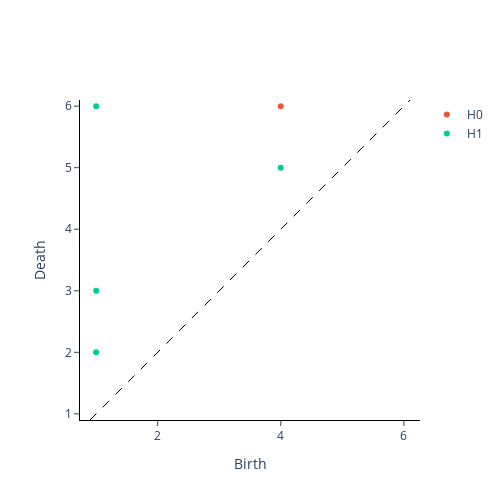

Here is the notebook cell this chart was saved with:
### Code cell
# Find Cubical Persistence

Density = np.array([Density])
cubical_persistence = CubicalPersistence(n_jobs=-1, reduced_homology=True)
Persistence = cubical_persistence.fit_transform(Density)

filtered = Filtering(epsilon=10 ** -2)
Filtered_Persistence = filtered.fit_transform(Persistence)
plot = filtered.plot(Filtered_Persistence)
plot.show()

### Figure 1 — Plotly figure (JSON) as saved in the notebook; plotly's stock layout.template omitted (floating-point values rounded to 4 significant figures)
{"data": [{"hoverinfo": "none", "line": {"color": "black", "dash": "dash", "width": 1}, "mode": "lines", "showlegend": false, "type": "scatter", "x": [0.9, 6.1], "y": [0.9, 6.1]}, {"hoverinfo": "text", "hovertext": ["(4.0, 6.0)"], "mode": "markers", "name": "H0", "type": "scatter", "x": [4], "y": [6]}, {"hoverinfo": "text", "hovertext": ["(1.0, 6.0)", "(1.0, 3.0)", "(1.0, 2.0)", "(4.0, 5.0)"], "mode": "markers", "name": "H1", "type": "scatter", "x": [1, 1, 1, 4], "y": [6, 3, 2, 5]}], "layout": {"height": 500, "plot_bgcolor": "white", "width": 500, "xaxis": {"autorange": false, "exponentformat": "e", "linecolor": "black", "linewidth": 1, "mirror": false, "range": [0.9, 6.1], "showexponent": "all", "showline": true, "side": "bottom", "ticks": "outside", "title": {"text": "Birth"}, "type": "linear", "zeroline": true}, "yaxis": {"autorange": false, "exponentformat": "e", "linecolor": "black", "linewidth": 1, "mirror": false, "range": [0.9, 6.1], "scaleanchor": "x", "scaleratio": 1, "showexponent": "all", "showline": true, "side": "left", "ticks": "outside", "title": {"text": "Death"}, "type": "linear", "zeroline": true}}}
